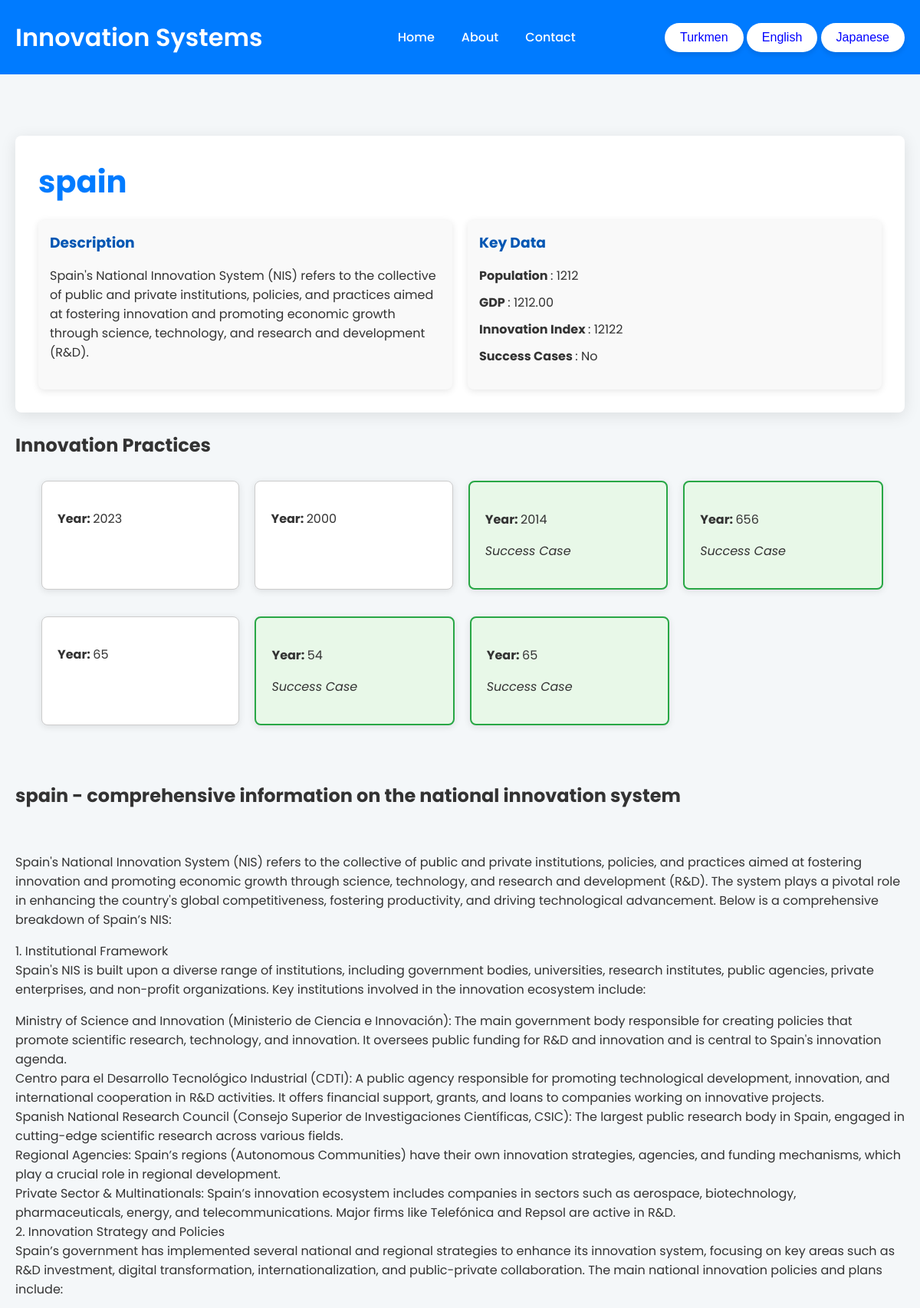
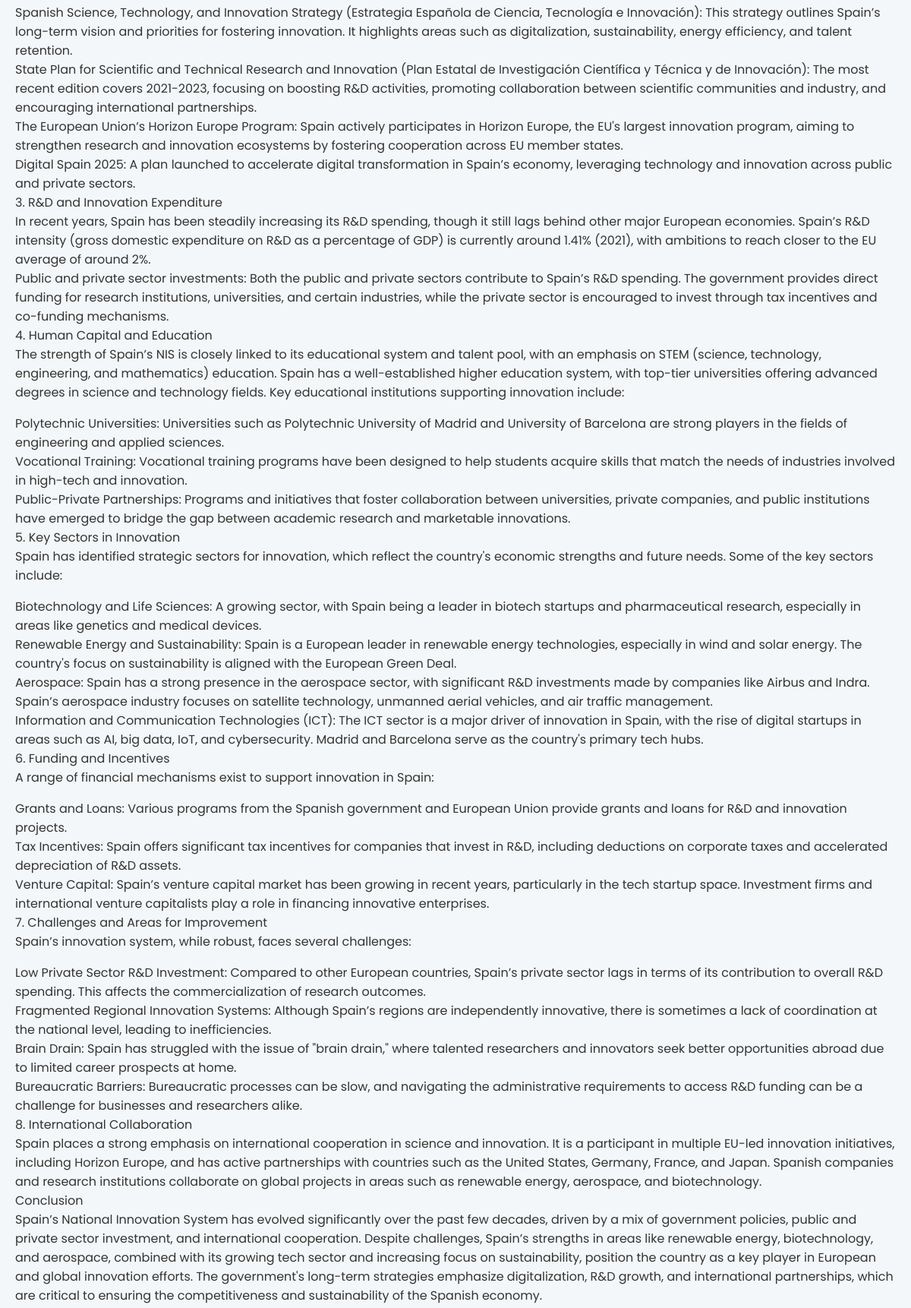
Screenshot of /country/1/en (upper part) with the database file from the repository (2 pictures, top to bottom).
### Nis_app/models.py (models this page shows, shortened)
class Country(models.Model):
    name_tk = models.CharField(max_length=100)
    name_en = models.CharField(max_length=100)
    name_ja = models.CharField(max_length=100)
    population = models.BigIntegerField()
    flag = models.ImageField(upload_to="flags/", blank=True, null=True)
    gdp = models.DecimalField(max_digits=15, decimal_places=2)
    innovation_index_rank = models.IntegerField()
    description_tk = models.TextField()
    description_en = models.TextField()
    description_ja = models.TextField()
    huge_data_tk = models.TextField()
    huge_data_en = models.TextField()
    huge_data_ja = models.TextField()

class InnovationPractice(models.Model):
    country = models.ForeignKey(Country, on_delete=models.CASCADE)
    year = models.IntegerField()
    description_tk = models.TextField()
    description_en = models.TextField()
    description_ja = models.TextField()
    success_case = models.BooleanField(default=False)

### Nis_app/views.py (the view)
# urls.py: path('country/<int:pk>/<str:lg>', views.country_detail, name='country_detail'),
def country_detail(request, pk, lg):
    country = Country.objects.get(pk=pk)
    practices = InnovationPractice.objects.filter(country=country)
    print(practices.count())
    return render(request, 'country_detail.html', {'country': country, 'practices': practices, "LANGUAGE_CODE":lg})

### templates/country_detail.html (shortened to what this page needs)
{% load static %}
<!DOCTYPE html>
<html lang="en">
<head>
    <link rel="stylesheet" href="{% static 'css/style.css' %}">
</head>
<body>
{% include "header.html" %}
    <main class="container">
        <section class="country-detail">
            <h2 class="country-title">
                {% if LANGUAGE_CODE == 'tk' %}
                    {{ country.name_tk }}
                {% elif LANGUAGE_CODE == 'en' %}
                    {{ country.name_en }}
                {% elif LANGUAGE_CODE == 'ja' %}
                    {{ country.name_ja }}
                {% else %}
                    {{ country.name_en }}
                {% endif %}
            </h2>
            <div class="country-overview">
                <div class="country-description">
                    <h3>
                        {% if LANGUAGE_CODE == 'tk' %}
                            Beýany
                        {% elif LANGUAGE_CODE == 'en' %}
                            Description
                        {% elif LANGUAGE_CODE == 'ja' %}
                            説明
                        {% else %}
                            Description
                        {% endif %}
                    </h3>
                    <p>
                        {% if LANGUAGE_CODE == 'tk' %}
                            {{ country.description_tk|linebreaks }}
                        {% elif LANGUAGE_CODE == 'en' %}
                            {{ country.description_en|linebreaks }}
                        {% elif LANGUAGE_CODE == 'ja' %}
                            {{ country.description_ja|linebreaks }}
                        {% else %}
                            {{ country.description_en|linebreaks }}
                        {% endif %}
                    </p>
                </div>
                <div class="country-data">
                    <h3>
                        {% if LANGUAGE_CODE == 'tk' %}
                            Esasy Maglumat
                        {% elif LANGUAGE_CODE == 'en' %}
                            Key Data
                        {% elif LANGUAGE_CODE == 'ja' %}
                            主要データ
                        {% else %}
                            Key Data
                        {% endif %}
                    </h3>
                    <ul>
                        <li>
                            <strong>
                                {% if LANGUAGE_CODE == 'tk' %}
                                    Ilaty
                                {% elif LANGUAGE_CODE == 'en' %}
                                    Population
                                {% elif LANGUAGE_CODE == 'ja' %}
                                    人口
                                {% else %}
                                    Population
                                {% endif %}
                            </strong>: {{ country.population }}
                        </li>
                        <li>
                            <strong>
                                {% if LANGUAGE_CODE == 'tk' %}
                                    GDP
                                {% elif LANGUAGE_CODE == 'en' %}
                                    GDP
                                {% elif LANGUAGE_CODE == 'ja' %}
                                    国内総生産
                                {% else %}
                                    GDP
                                {% endif %}
                            </strong>: {{ country.gdp }}
                        </li>
                        <li>
                            <strong>
                                {% if LANGUAGE_CODE == 'tk' %}
                                    Innowasiýadaky Orny
                                {% elif LANGUAGE_CODE == 'en' %}
                                    Innovation Index
                                {% elif LANGUAGE_CODE == 'ja' %}
                                    イノベーション指数
                                {% else %}
                                    Innovation Index
                                {% endif %}
                            </strong>: {{ country.innovation_index_rank }}
                        </li>
                        <li>
                            <strong>
                                {% if LANGUAGE_CODE == 'tk' %}
                                    Ýeňiş ýagdaýlary
                                {% elif LANGUAGE_CODE == 'en' %}
                                    Success Cases
                                {% elif LANGUAGE_CODE == 'ja' %}
                                    成功事例
                                {% else %}
                                    Success Cases
                                {% endif %}
                            </strong>:
                            {% if country.success_case %}
                                {% if LANGUAGE_CODE == 'tk' %}
                                    Hawa
                                {% elif LANGUAGE_CODE == 'en' %}
                                    Yes
                                {% elif LANGUAGE_CODE == 'ja' %}
                                    はい
                                {% else %}
                                    Yes
                                {% endif %}
                            {% else %}
                                {% if LANGUAGE_CODE == 'tk' %}
                                    Ýok
                                {% elif LANGUAGE_CODE == 'en' %}
                                    No
                                {% elif LANGUAGE_CODE == 'ja' %}
                                    いいえ
                                {% else %}
                                    No
                                {% endif %}
                            {% endif %}
                        </li>
                    </ul>
                </div>
            </div>
        </section>
        <section class="innovation-practices">
            <div style="margin-top:25px">
            {% if LANGUAGE_CODE == 'tk' %}
                <h2>Innowasiýa amallary</h2>
            {% elif LANGUAGE_CODE == 'en' %}
                <h2>Innovation Practices</h2>
            {% elif LANGUAGE_CODE == 'ja' %}
                <h2>イノベーションの実践</h2>
            {% else %}
                <h2>Innovation Practices</h2>
            {% endif %}
            </div>
            <div class="practice-container">
                {% for practice in practices %}
                    <div class="practice-card {% if practice.success_case %}success{% endif %}">
                        <p><strong>
                        {% if LANGUAGE_CODE == 'tk' %}
                            Ýyl:
                        {% elif LANGUAGE_CODE == 'en' %}
                            Year:
                        {% elif LANGUAGE_CODE == 'ja' %}
                            年:
                        {% else %}
                            Year:
                        {% endif %}
                        </strong> {{ practice.year }}</p>
                        {% if practice.success_case %}
                            <p><em>
                            {% if LANGUAGE_CODE == 'tk' %}
                                Üstünlikli
                            {% elif LANGUAGE_CODE == 'en' %}
                                Success Case
                            {% elif LANGUAGE_CODE == 'ja' %}
                                成功事例
                            {% else %}
                                Success Case
                            {% endif %}
                            </em></p>
                        {% endif %}
                    </div>
                {% endfor %}
            </div>
        </section>
        <section class="innovation-practices">
            <div style="margin-top:25px">
                {% if LANGUAGE_CODE == 'tk' %}
                    <h2>{{country.name_tk}} - milli innowasiýa ulgamy barada giňişleýin</h2>
                {% elif LANGUAGE_CODE == 'en' %}
                    <h2>{{country.name_en}} - comprehensive information on the national innovation system</h2>
                {% elif LANGUAGE_CODE == 'ja' %}
                    <h2>{{country.name_ja}} - 国家イノベーションシステムに関する包括的な情報</h2>
                {% else %}
                    <h2>{{country.name_en}} - comprehensive information on the national innovation system</h2>
                {% endif %}
                </div>
                {% if LANGUAGE_CODE == 'tk' %}
                    <p>&nbsp;&nbsp;&nbsp;&nbsp;&nbsp;&nbsp;&nbsp;&nbsp;{{country.huge_data_tk|linebreaks}}</p>
                {% elif LANGUAGE_CODE == 'en' %}
                    <p>&nbsp;&nbsp;&nbsp;&nbsp;&nbsp;&nbsp;&nbsp;&nbsp;{{country.huge_data_en|linebreaks}}</p>
                {% elif LANGUAGE_CODE == 'ja' %}
                    <p>&nbsp;&nbsp;&nbsp;&nbsp;&nbsp;&nbsp;&nbsp;&nbsp;{{country.huge_data_ja|linebreaks}}</p>
                {% else %}
                    <p>&nbsp;&nbsp;&nbsp;&nbsp;&nbsp;&nbsp;&nbsp;&nbsp;{{country.huge_data_en|linebreaks}}</p>
                {% endif %}
        </section>
    </main>
</body>
</html>

### static/css/style.css (style rules this page uses)
body { font-family: 'Poppins', sans-serif; background-color: #f8f9fa; color: #343a40; margin: 0; padding: 0; }
h1, h2, h3 { margin: 0; }
.container { max-width: 1200px; margin: 40px auto; padding: 0 20px; }
.country-info, .innovation-practices { margin-bottom: 40px; }
.practice-card { background-color: #ffffff; border-radius: 15px; box-shadow: 0 4px 6px rgba(0, 0, 0, 0.1); padding: 20px; margin-top: 15px; width: calc(33.333% - 20px); }
.practice-card.success { border: 2px solid #28a745; }
body { font-family: 'Poppins', sans-serif; margin: 0; padding: 0; background-color: #f4f7f9; color: #333; }
.container { padding: 40px 20px; }
.country-detail { background-color: white; border-radius: 8px; padding: 30px; box-shadow: 0 4px 20px rgba(0, 0, 0, 0.1); }
.country-title { font-size: 2.5rem; margin-bottom: 20px; color: #007bff; }
.country-overview { display: flex; flex-wrap: wrap; gap: 20px; }
.country-description, .country-data { flex: 1; min-width: 300px; background-color: #f9f9f9; border-radius: 8px; padding: 15px; box-shadow: 0 2px 10px rgba(0, 0, 0, 0.1); }
.country-description h3, .country-data h3 { margin-bottom: 10px; color: #0056b3; }
.country-data ul { list-style: none; padding: 0; }
.country-data li { margin-bottom: 10px; }
.practice-container { display: flex; flex-wrap: wrap; padding: 14px; }
.practice-card { background-color: white; border: 1px solid #ccc; border-radius: 8px; box-shadow: 0 2px 10px rgba(0, 0, 0, 0.1); padding-left: 20px; width: calc(20% - 10px); margin-bottom: 20px; transition: transform 0.3s; margin-left: 20px; }
.success { border-left: 5px solid #28a745; background-color: #e8f8e8; }

### rows the page displays
Country: name_en "spain", description_en "Spain's National Innovation System (NIS) refers to the collective of public and private institutions, policies, and practices aimed at fostering innovation and promoting economic growth through science, technology, and research and development (R&D).", population "1212", gdp "1212.00", innovation_index_rank "12122", huge_data_en "Spain's National Innovation System (NIS) refers to the collective of public and private institutions, policies, and practices aimed at fostering innovation and promoting economic growth through science, technology, and research and development (R&D). The system plays a pivotal role in enhancing the country's global competitiveness, fostering productivity, and driving technological advancement. Below is a comprehensive breakdown of Spain’s NIS: 1. Institutional Framework Spain's NIS is built upon a diverse range of institutions, including government bodies, universities, research institutes, public agencies, private enterprises, and non-profit organizations. Key institutions involved in the…"
InnovationPractice: year "2023"
InnovationPractice: year "2000"
InnovationPractice: year "2014", success_case "Success Case"
InnovationPractice: year "656", success_case "Success Case"
InnovationPractice: year "65"
InnovationPractice: year "54", success_case "Success Case"
InnovationPractice: year "65", success_case "Success Case"
